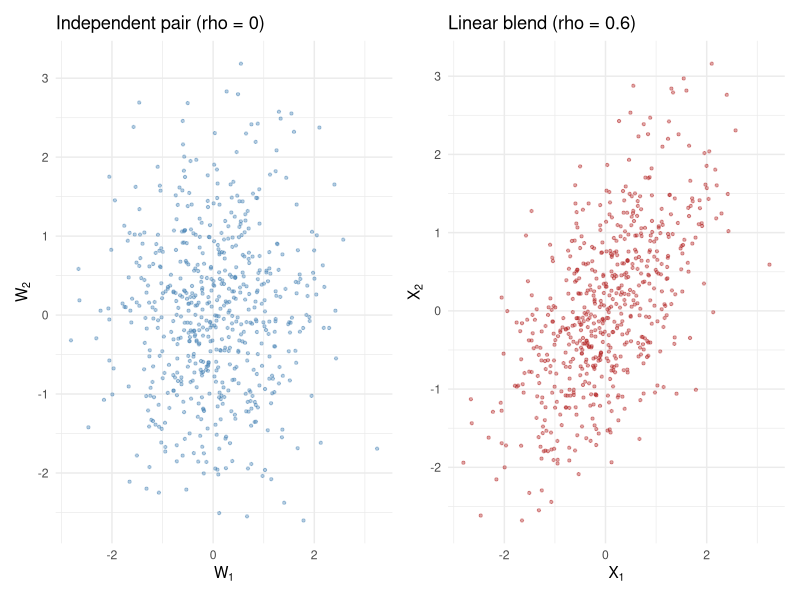
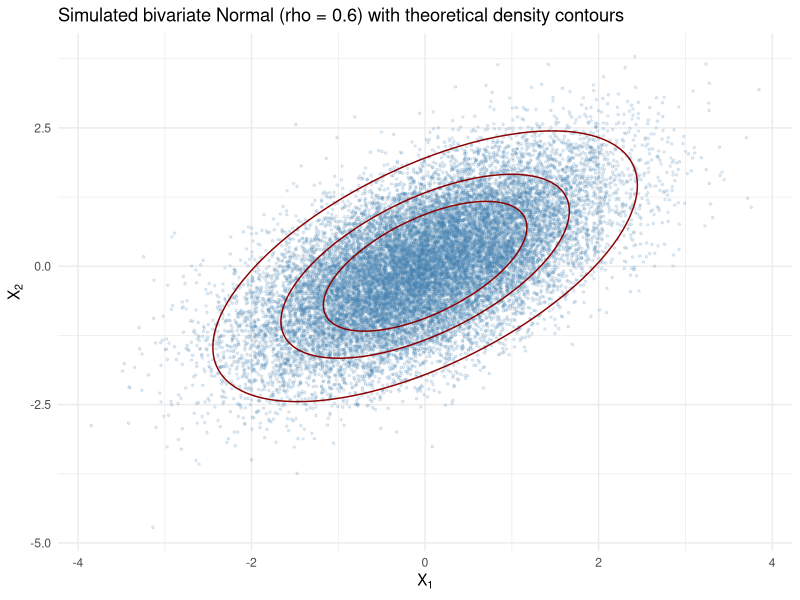
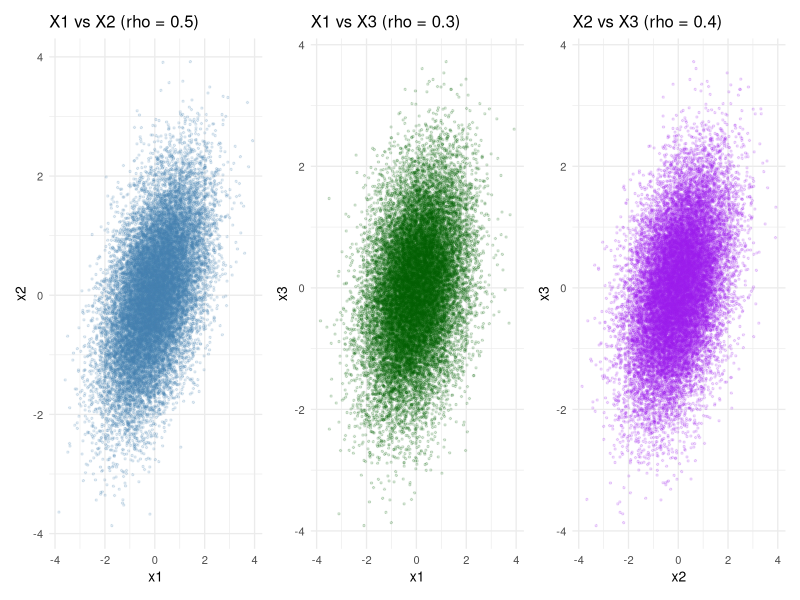
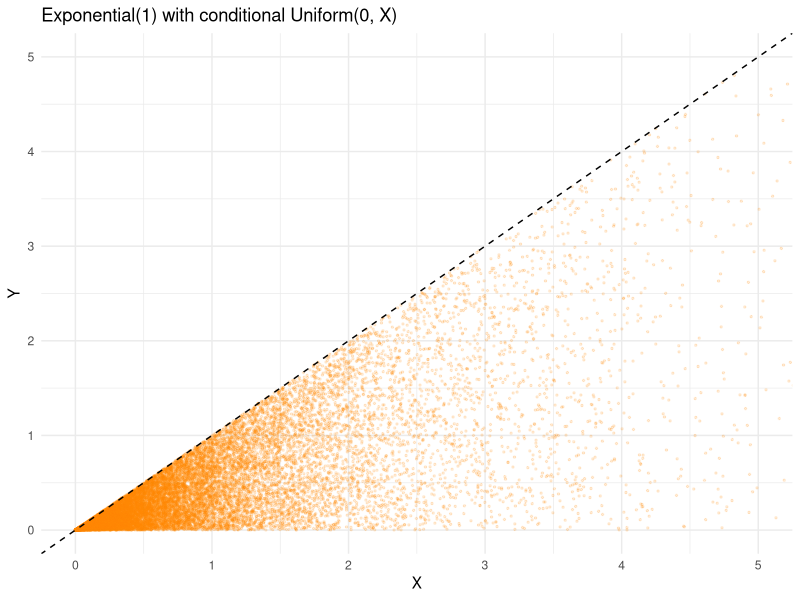

Here is the R script that generated these plots, in order:
## ---- chunk 1
knitr::opts_chunk$set(
    echo = TRUE,
    warning = FALSE,
    message = FALSE,
    fig.align = "center",
    fig.width = 7,
    fig.height = 4.5
)

set.seed(123)
library(tidyverse)
library(ggplot2)
library(dplyr)
library(knitr)
library(kableExtra)
library(gridExtra)
library(patchwork)
## ---- chunk 2
set.seed(123)
n_demo <- 600
w1 <- rnorm(n_demo)
w2 <- rnorm(n_demo)
rho_demo <- 0.6
x2_blend <- rho_demo * w1 + sqrt(1 - rho_demo^2) * w2

p_independent <- ggplot(tibble(w1 = w1, w2 = w2), aes(x = w1, y = w2)) +
  geom_point(alpha = 0.4, size = 0.8, colour = "steelblue") +
  labs(title = "Independent pair (rho = 0)", x = expression(W[1]), y = expression(W[2])) +
  theme_minimal(base_size = 11)

p_blended <- ggplot(tibble(w1 = w1, x2 = x2_blend), aes(x = w1, y = x2)) +
  geom_point(alpha = 0.4, size = 0.8, colour = "firebrick") +
  labs(title = "Linear blend (rho = 0.6)", x = expression(X[1]), y = expression(X[2])) +
  theme_minimal(base_size = 11)

p_independent + p_blended
## ---- chunk 3
set.seed(123)

#' Generate bivariate Normal pairs via the conditional distribution method
#'
#' Purpose: implements Algorithm 6.2, blending two independent standard
#' Normal draws to obtain a correlated pair.
#'
#' Arguments:
#'   sample_size   number of pairs to generate
#'   correlation   the target correlation rho, in (-1, 1)
#'
#' Returns:
#'   a matrix with sample_size rows and 2 columns
#'
#' Example:
#'   generate_bivariate_normal(sample_size = 5, correlation = 0.6)
generate_bivariate_normal <- function(sample_size, correlation) {
  first_component <- rnorm(sample_size)
  independent_component <- rnorm(sample_size)

  second_component <- correlation * first_component +
    sqrt(1 - correlation^2) * independent_component

  cbind(x1 = first_component, x2 = second_component)
}

#' Generate multivariate Normal vectors via the Cholesky decomposition
#'
#' Purpose: implements Algorithm 6.3 for a general covariance matrix.
#'
#' Arguments:
#'   sample_size    number of vectors to generate
#'   mean_vector    numeric vector of length p
#'   covariance_matrix  p x p symmetric positive definite matrix
#'
#' Returns:
#'   a matrix with sample_size rows and length(mean_vector) columns
#'
#' Example:
#'   generate_multivariate_normal(
#'     sample_size = 5,
#'     mean_vector = c(0, 0, 0),
#'     covariance_matrix = diag(3)
#'   )
generate_multivariate_normal <- function(sample_size, mean_vector, covariance_matrix) {
  dimension <- length(mean_vector)

  # R's chol() returns the upper-triangular factor U with t(U) %*% U = Sigma;
  # the lower-triangular L used in Theorem 6.2 is L = t(U)
  cholesky_lower <- t(chol(covariance_matrix))

  standard_normal_matrix <- matrix(
    rnorm(sample_size * dimension), nrow = dimension, ncol = sample_size
  )

  transformed <- mean_vector + cholesky_lower %*% standard_normal_matrix

  t(transformed)
}

#' Generate a bivariate (Exponential, conditional Uniform) pair
#'
#' Purpose: demonstrates Algorithm 6.1 for a non-Gaussian bivariate
#' target, X ~ Exponential(rate), Y | X = x ~ Uniform(0, x).
#'
#' Arguments:
#'   sample_size   number of pairs to generate
#'   rate          rate parameter of the Exponential marginal
#'
#' Returns:
#'   a matrix with sample_size rows and 2 columns
#'
#' Example:
#'   generate_exponential_uniform_pair(sample_size = 5, rate = 1)
generate_exponential_uniform_pair <- function(sample_size, rate) {
  x_values <- rexp(sample_size, rate = rate)
  y_values <- runif(sample_size, min = 0, max = x_values)

  cbind(x = x_values, y = y_values)
}
## ---- chunk 4
set.seed(123)

bivariate_sample <- generate_bivariate_normal(sample_size = 20000, correlation = 0.6)

tibble(
  Quantity = c("Target correlation", "Empirical correlation",
               "Empirical mean X1", "Empirical mean X2",
               "Empirical variance X1", "Empirical variance X2"),
  Value = c(
    0.6, cor(bivariate_sample[, "x1"], bivariate_sample[, "x2"]),
    mean(bivariate_sample[, "x1"]), mean(bivariate_sample[, "x2"]),
    var(bivariate_sample[, "x1"]), var(bivariate_sample[, "x2"])
  )
) %>%
  kable(digits = 4, caption = "Bivariate Normal via conditional method: theory vs simulation")
## ---- chunk 5
set.seed(123)

target_mean <- c(0, 0, 0)
target_covariance <- matrix(
  c(1.0, 0.5, 0.3,
    0.5, 1.0, 0.4,
    0.3, 0.4, 1.0),
  nrow = 3, byrow = TRUE
)

trivariate_sample <- generate_multivariate_normal(
  sample_size = 20000, mean_vector = target_mean, covariance_matrix = target_covariance
)

empirical_covariance <- cov(trivariate_sample)

kable(target_covariance, digits = 3, caption = "Target covariance matrix")
kable(empirical_covariance, digits = 3, caption = "Empirical covariance matrix from 20000 simulated vectors")
## ---- chunk 6
set.seed(123)

exp_uniform_sample <- generate_exponential_uniform_pair(sample_size = 20000, rate = 1)

ks_marginal_x <- ks.test(exp_uniform_sample[, "x"], "pexp", rate = 1)

tibble(
  Quantity = c("KS test p-value, X marginal vs Exponential(1)",
               "Proportion of pairs with Y <= X (should be 1)"),
  Value = c(ks_marginal_x$p.value, mean(exp_uniform_sample[, "y"] <= exp_uniform_sample[, "x"]))
) %>%
  kable(digits = 4, caption = "Exponential-Uniform bivariate construction: diagnostics")
## ---- chunk 7
set.seed(123)

grid_vals <- seq(-4, 4, length.out = 120)
grid_df <- expand.grid(x1 = grid_vals, x2 = grid_vals)

bivariate_normal_density <- function(x1, x2, rho) {
  z <- (x1^2 - 2 * rho * x1 * x2 + x2^2) / (1 - rho^2)
  (1 / (2 * pi * sqrt(1 - rho^2))) * exp(-z / 2)
}

grid_df$density <- bivariate_normal_density(grid_df$x1, grid_df$x2, rho = 0.6)

ggplot() +
  geom_point(
    data = as_tibble(bivariate_sample), aes(x = x1, y = x2),
    alpha = 0.15, size = 0.6, colour = "steelblue"
  ) +
  geom_contour(
    data = grid_df, aes(x = x1, y = x2, z = density),
    colour = "darkred", breaks = c(0.01, 0.05, 0.1)
  ) +
  labs(
    title = "Simulated bivariate Normal (rho = 0.6) with theoretical density contours",
    x = expression(X[1]), y = expression(X[2])
  ) +
  theme_minimal(base_size = 11)
## ---- chunk 8
trivariate_df <- as_tibble(trivariate_sample, .name_repair = "unique") %>%
  rename(x1 = 1, x2 = 2, x3 = 3)

p_12 <- ggplot(trivariate_df, aes(x = x1, y = x2)) +
  geom_point(alpha = 0.15, size = 0.5, colour = "steelblue") +
  labs(title = "X1 vs X2 (rho = 0.5)") +
  theme_minimal(base_size = 10)

p_13 <- ggplot(trivariate_df, aes(x = x1, y = x3)) +
  geom_point(alpha = 0.15, size = 0.5, colour = "darkgreen") +
  labs(title = "X1 vs X3 (rho = 0.3)") +
  theme_minimal(base_size = 10)

p_23 <- ggplot(trivariate_df, aes(x = x2, y = x3)) +
  geom_point(alpha = 0.15, size = 0.5, colour = "purple") +
  labs(title = "X2 vs X3 (rho = 0.4)") +
  theme_minimal(base_size = 10)

p_12 + p_13 + p_23
## ---- chunk 9
ggplot(as_tibble(exp_uniform_sample), aes(x = x, y = y)) +
  geom_point(alpha = 0.15, size = 0.5, colour = "darkorange") +
  geom_abline(slope = 1, intercept = 0, colour = "black", linetype = "dashed") +
  coord_cartesian(xlim = c(0, 5), ylim = c(0, 5)) +
  labs(title = "Exponential(1) with conditional Uniform(0, X)", x = "X", y = "Y") +
  theme_minimal(base_size = 11)
